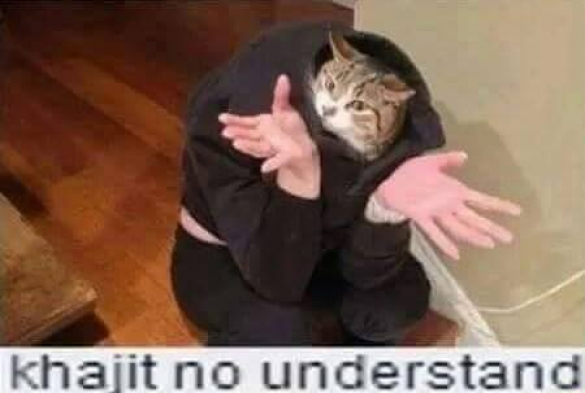
#> input picture Requests/khajit_no_understand.jpg, 585 x 393 px
$ python -i thershold01.py   (imports and definitions only)   (older library calls are emulated)
#> lines starting #> are read from the running program, lines starting #| are printed output that depends on the picture; after the words box and inside, x2 and y2 are one past the last pixel; in counts of white or black regions, pixels touching at a corner belong together
#> further down, picture is the input picture: shape (393, 585, 3); mean B, G, R 82.9, 98.3, 125.6
import cv2
import numpy as np


class thershold:
    def __init__(self):
        self.kernelOpen = np.ones((5, 5))
        self.kernelClose = np.ones((20, 20))
        self.rois = np.array((480, 640))
    #def capture(self):

    # [12 lines left out: functions readImage, raw_to_8bit, not called in this run]

    def green(self, img):
        # convert to hsv
        hsv = cv2.cvtColor(img, cv2.COLOR_BGR2HSV)
#> hsv: shape (393, 585, 3); mean H, S, V 35.7, 104.6, 126.3
        # mask of green (36,0,0) ~ (70, 255,255)
        mask1 = cv2.inRange(hsv, (36, 0, 0), (70, 255, 255))
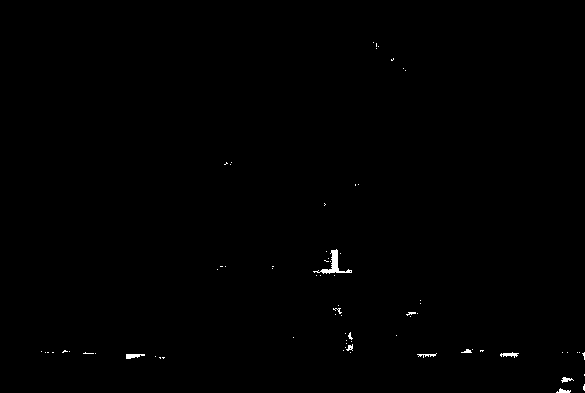
#> mask1: shape (393, 585); 0.32% white; 73 white regions (63 under 20 px), largest, box (x1, y1, x2, y2) and area: (313, 249, 352, 274) 237, (126, 354, 145, 359) 66, (500, 352, 519, 358) 59
        # mask of espuma
        mask2 = cv2.inRange(hsv, (70, 64, -9), (90, 84, 71))
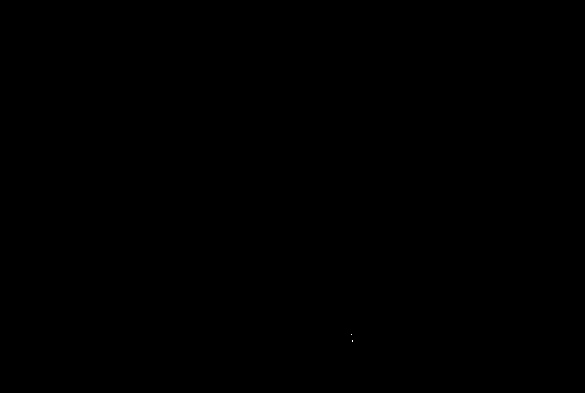
#> mask2: shape (393, 585); 0% white in thin lines or dots, all inside (x1, y1, x2, y2) = (351, 334, 353, 342)

        mask3 = cv2.inRange(hsv, (-10, -10, -17), (10, 10, 63))
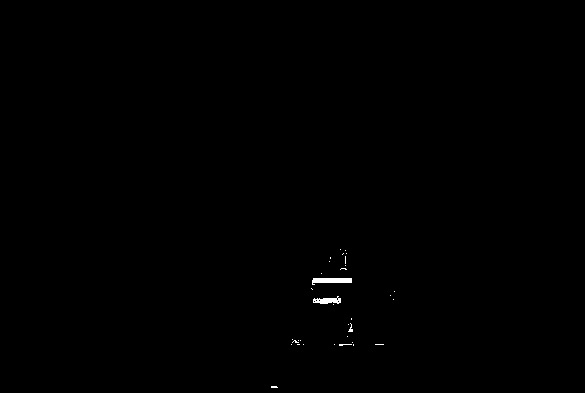
#> mask3: shape (393, 585); 0.2% white; 34 white regions (31 under 20 px), largest, box (x1, y1, x2, y2) and area: (312, 278, 352, 285) 202, (313, 296, 341, 304) 139, (348, 323, 353, 332) 20
        # final mask and masked
        mask = cv2.bitwise_or(mask1, mask2, mask3)
        target = cv2.bitwise_and(img, img, mask=mask).astype(np.uint8)

        return target

    # [17 lines left out: functions open_close, convertGray, addBorder, not called in this run]

    def findContour(self, img):
        contour, hier = cv2.findContours(img.copy(), cv2.RETR_CCOMP, cv2.CHAIN_APPROX_SIMPLE)
        return contour

    # [89 lines left out: functions convertRGB, drawContour, findCenter, compare, crop_foot, not called in this run]


# [14 lines not run here, left out]

>>> import cv2
>>> picture = cv2.imread('Requests/khajit_no_understand.jpg')
>>> result = thershold().green(picture)
